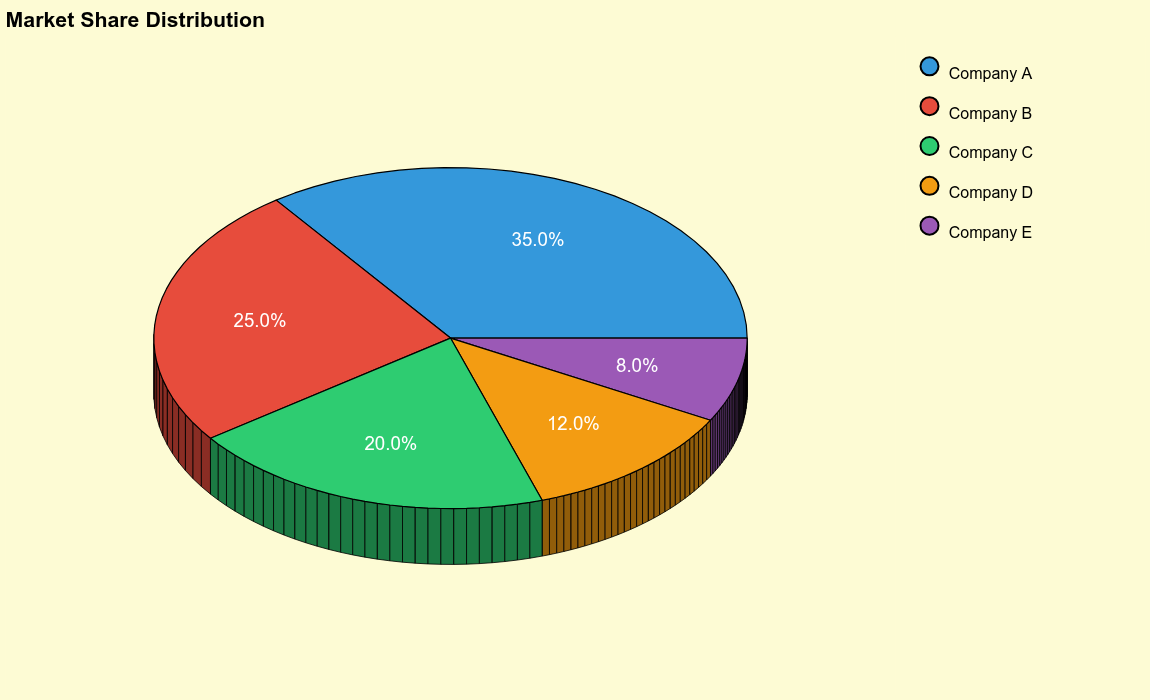

This chart was generated by the following Python code:


from bokeh_rocks import *
companies = ['Company A', 'Company B', 'Company C', 'Company D', 'Company E']
market_share = [35, 25, 20, 12, 8]
colors2 = ['#3498db', '#e74c3c', '#2ecc71', '#f39c12', '#9b59b6']

pie2 = plot_3d_pie(
    values=market_share,
    colors=colors2,
    labels=companies,
    title='Market Share Distribution',
    width=900,
    height=700,
    radius=1.8,
    depth=0.5,
    tilt=32,
    rotation=0,
    dark_bg=False
)
legend2 = create_legend(companies, colors2, dark_bg=False)
save_plot(row(pie2, legend2, stylesheets=[get_light_stylesheet_3d()]), 'output/pie3d_02')
